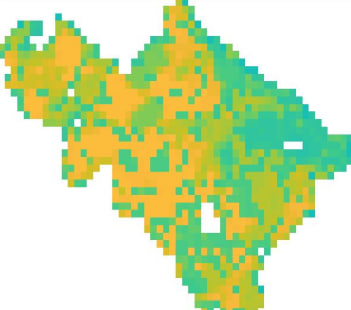
%> input picture 1.jpg, 351 x 310 px
$ octave colorhist.m   (GNU Octave 9; MATLAB toolbox functions it lacks are replaced by stand-ins)
%> lines starting %> are read from the running program, lines starting %| are printed output that depends on the picture
clear all;
close all;
clc;

% Read the image
img = imread('1.jpg'); % replace 'your_image.jpg' with the actual image file
%> img is the input picture: size 310x351x3 uint8; mean R, G, B 204.1, 224.3, 169.6

% Reshape the image to a 2D array of RGB values
img_vector = double(reshape(img, [], 3));

% Specify the number of clusters (5 in this case)
k = 5;
major_remove = 1;
normalize = 1;

% Perform K-Means clustering
[idx, centers] = kmeans(img_vector, k, 'Start', zeros(k, size(img_vector, 2)));

% Initialize a variable to store the count of pixels for each cluster
pixel_count = zeros(k, 1);

for i = 1:k
    % Find the indices of pixels belonging to each cluster
    cluster_indices = find(idx == i);

    % Update the pixel count for this cluster
    pixel_count(i) = length(cluster_indices);
end
%> after the loop, pixel_count = [16908; 53447; 12793; 16105; 9557]


myMap = containers.Map;
for i=1:length(centers)
    myMap(num2str(pixel_count(i))) = centers(i,:)/255;
end


pixel_count = sort(pixel_count);
%> pixel_count = [9557; 12793; 16105; 16908; 53447]

l = k;
if major_remove == 1
    l = k - 1;
    pixel_count(k,:) = [];
end


b = [];

hold on;
for i=1:l
  br = bar([i], pixel_count(i),'FaceColor',  myMap(num2str(pixel_count(i))));
end
hold off;


title('Pixel Count for Each Cluster Center');
xlabel('Cluster Center');
ylabel('Pixel Count');
legs = cell(1, 1);
for i=1:l
    legs{i} = [sprintf('%i - %i',(i - 1)*100, (i)*100)];
end
legend(legs);
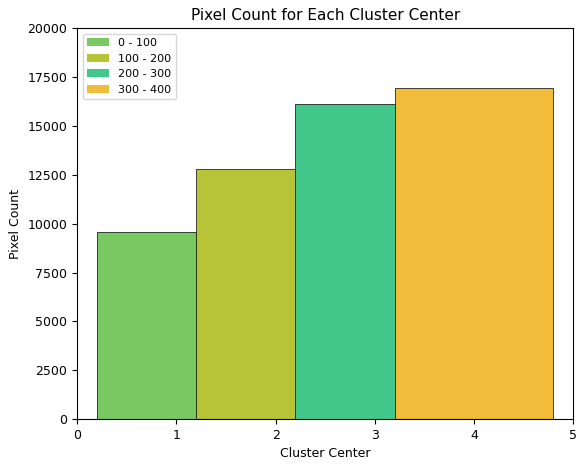
%> figure redrawn from the program's plot data

$ run again, with armini.PNG saved as 1.jpg
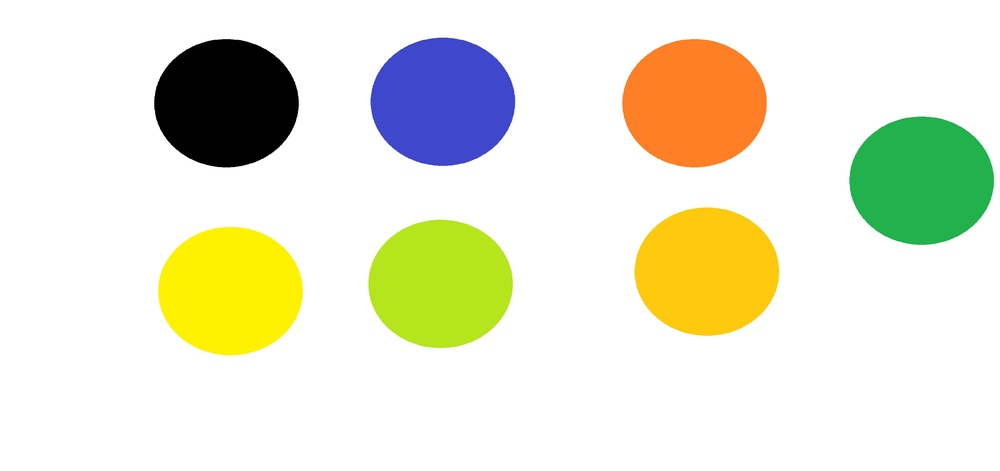
%> input picture armini.PNG, 1000 x 471 px, shrunk from 3270 x 1539 before the run
%> img is the input picture: size 471x1000x3 uint8; mean R, G, B 231.9, 232.1, 210.9
%> after the loop `for i = 1:k`: pixel_count = [58259; 369001; 14451; 14658; 14631]
%> `pixel_count = sort(pixel_count);`: pixel_count = [14451; 14631; 14658; 58259; 369001]
%> `legend(legs);`:
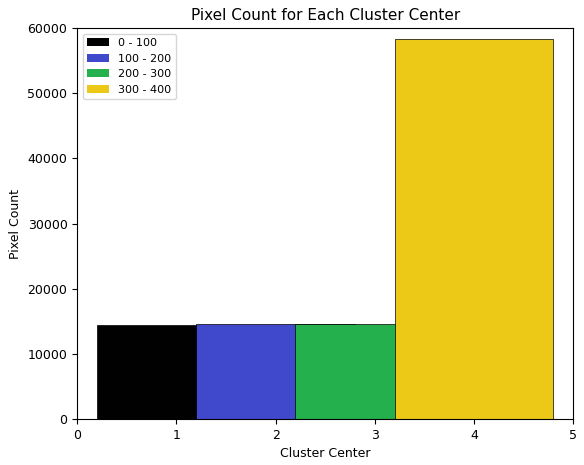
%> figure redrawn from the program's plot data
